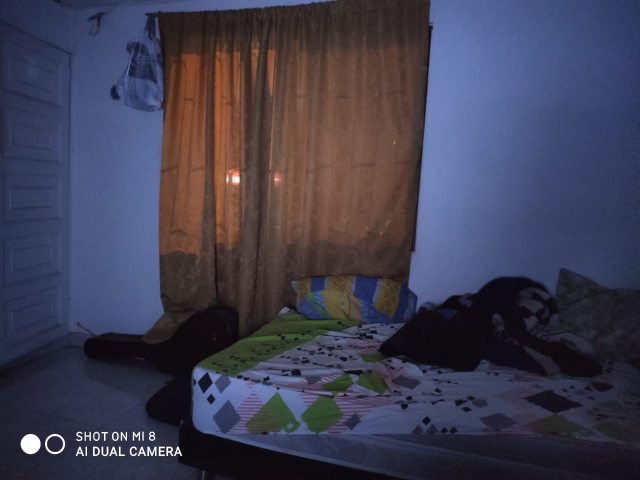
#> input picture img.jpg, 1280 x 960 px (shown at 1/2 size)
$ python image_pro.py img.jpg   (older library calls are emulated)
#> lines starting #> are read from the running program, lines starting #| are printed output that depends on the picture; after the words box and inside, x2 and y2 are one past the last pixel; in counts of white or black regions, pixels touching at a corner belong together
#> further down, img is the input picture: PIL image 1280x960 RGB; mean R, G, B 63.6, 62.1, 81.2
#!/usr/bin/python3
from PIL import Image
import requests
from io import BytesIO
import sys
import cv2


thresh = 130
limit_ilum = 70
limit_foc = 200
baseWidth = 50
illum = []
foc = []
link = sys.argv[1]


def illumination(img):
    relation = (baseWidth/float(img.size[0]))
#> relation = 0.0391
    baseHeigth = int((float(img.size[1])*float(relation)))
#> baseHeigth = 37
    resizedImage = img.resize((baseWidth, baseHeigth))
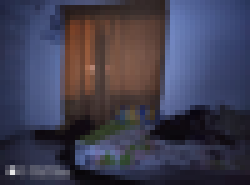
#> resizedImage: PIL image 50x37 RGB (shown 5 times larger); mean R, G, B 63.6, 62.1, 81.2
    color = resizedImage.convert('L').point(lambda x:
                                            255 if x > thresh else 0, '1')
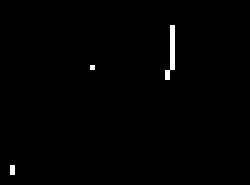
#> color: PIL image 50x37 1 (shown 5 times larger); 0.76% white in thin lines or dots, all inside (x1, y1, x2, y2) = (2, 5, 35, 35)
    pixs = color.getdata()
    pixs = [sets for sets in pixs]
#> pixs = 1850 values, max 255 at index 284, min 0 at index 0, mean 1.93
    illum.append(sum(pixs)/len(pixs) > limit_ilum)


def focus():
    image = cv2.imread('./img.jpg')
    gray = cv2.cvtColor(image, cv2.COLOR_BGR2GRAY)
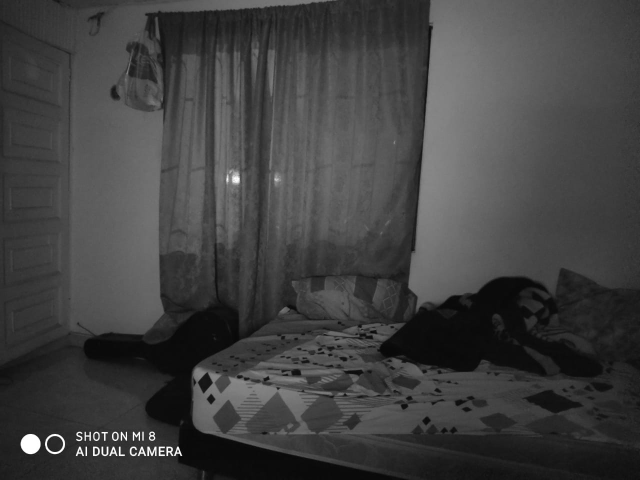
#> gray: shape (960, 1280) (shown at 1/2 size); min 1, max 255, mean 64.7
    focus = cv2.Laplacian(gray, cv2.CV_64F).var()
#> focus = 87.48
    foc.append(focus > limit_foc)


with open('img.jpg', 'wb') as f:
    f.write(requests.get(link).content)
with Image.open('./img.jpg') as img:
    illumination(img)
    focus()
print(illum[0], foc[0])
#| False False
